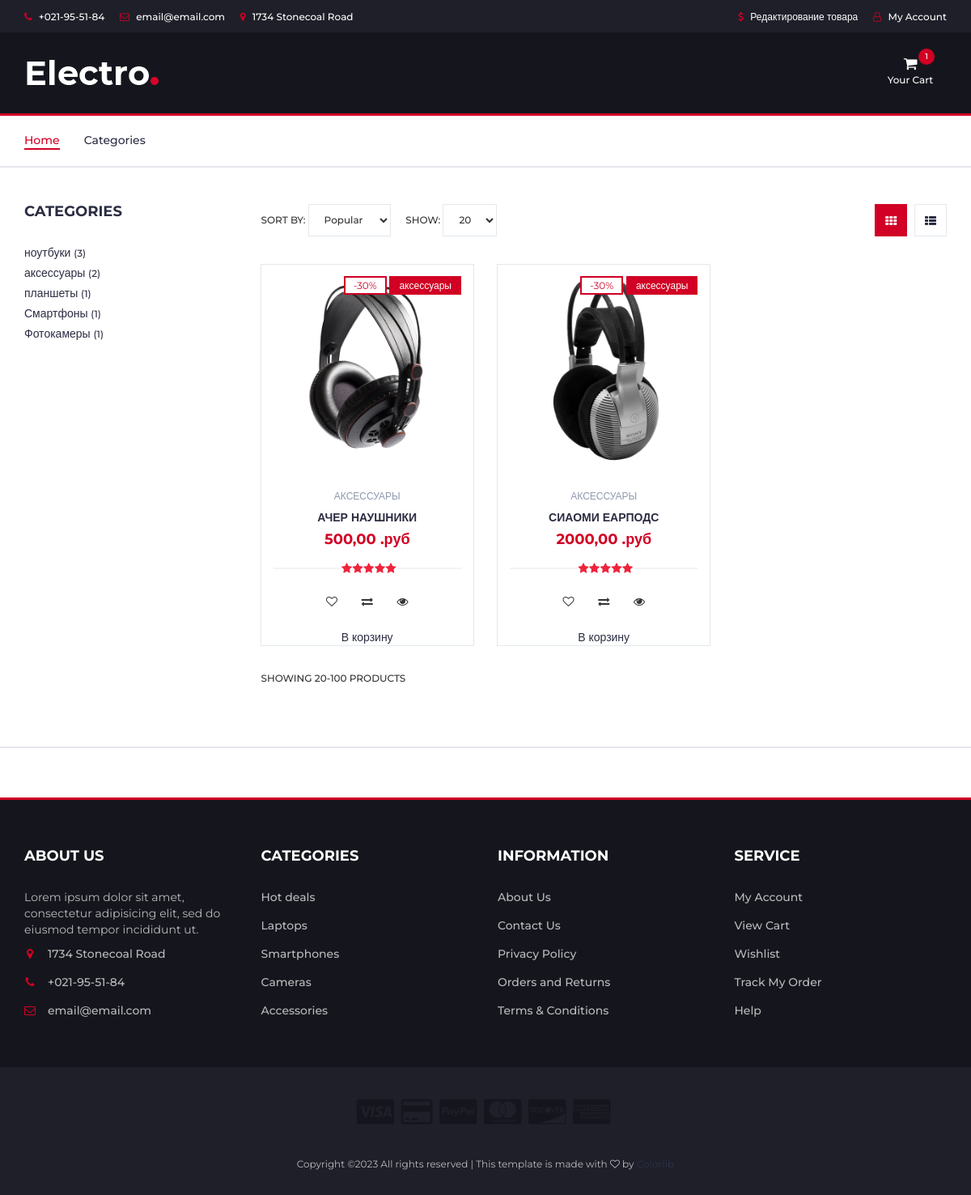
Page /products/categories/2/ (signed in) on the earlier database version.
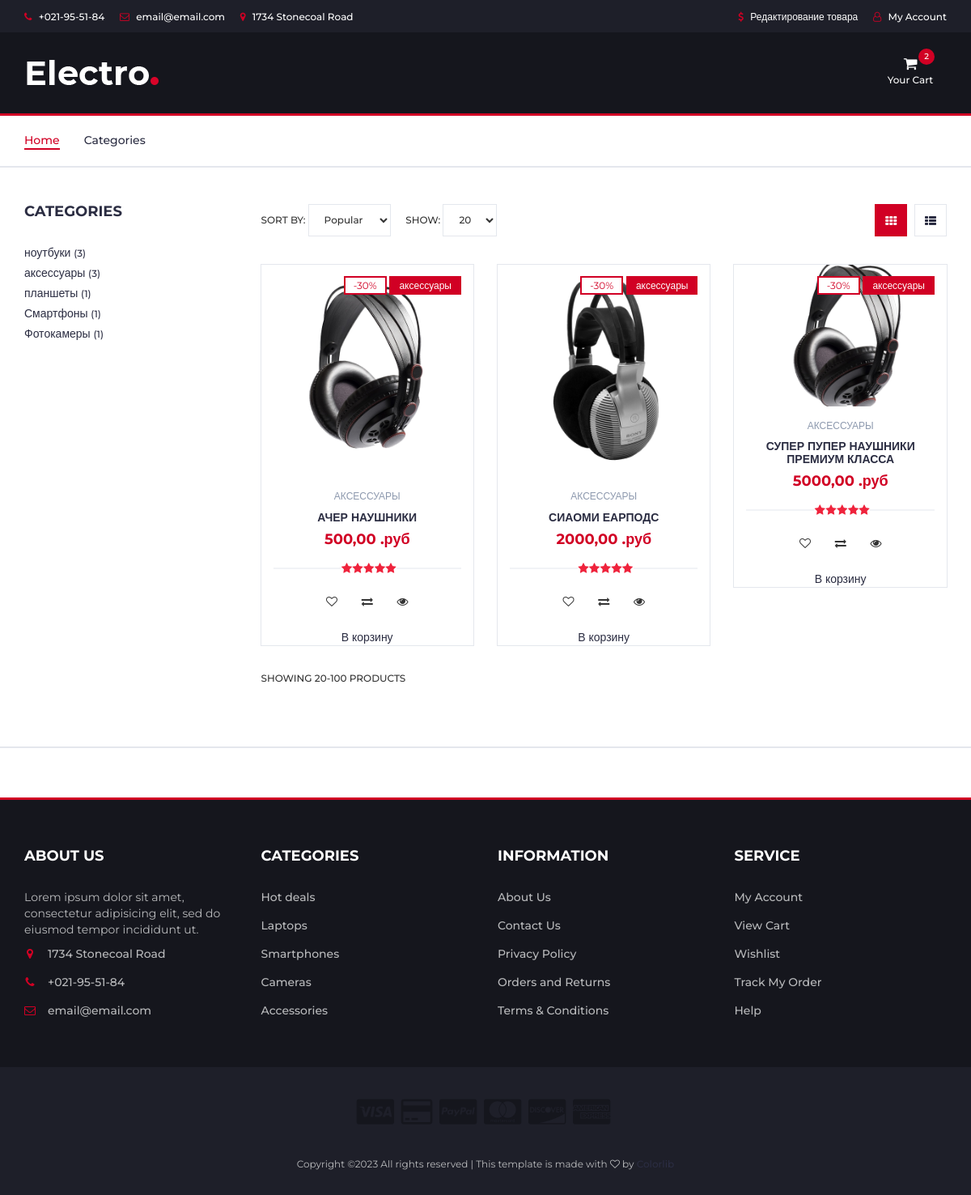
Same page on the later database version.
### products/models.py (models this page shows, shortened)
class Orders(models.Model):
    user = models.ForeignKey(to=Users, on_delete=models.CASCADE)
    products = models.ForeignKey(to=Product, on_delete=models.CASCADE)
    quantity = models.PositiveIntegerField(default=0)
    create_at = models.DateTimeField(auto_now_add=True)
    objects = BasketQuerySet.as_manager()
    def sum(self):
        return self.quantity * self.products.price

class Category(models.Model):
    name = models.CharField(max_length=125, unique=True)
    description = models.TextField(null=True, blank=True)
    class Meta:
        verbose_name = 'category'
        verbose_name_plural = 'categories'
    def __str__(self):
        return self.name

class Product(models.Model):
    name = models.CharField(max_length=125)
    description = models.TextField()
    price = models.DecimalField(max_digits=8, decimal_places=2)
    quantity = models.PositiveIntegerField(default=0)
    category = models.ForeignKey('Category', null=True, blank=True, on_delete=models.SET_NULL)
    creat_at = models.DateTimeField(auto_now_add=True)
    image = models.ImageField(upload_to='products', blank=True, null=True)
    is_published = models.BooleanField(default=True)
    class Meta:
        verbose_name = 'product'
        verbose_name_plural = 'products'

### products/views.py (the view)
# urls.py: path('', ProductsListView.as_view(), name='index'),
class ProductsListView(CommonMixim, ListView):
    model = Product
    template_name = 'products/store.html'
    title = 'Stores - Каталог'
    paginate_by = 3
    def get_queryset(self):
        queryset = super(ProductsListView, self).get_queryset()
        category_id = self.kwargs.get('category_id')
        return queryset.filter(category__id=category_id) if category_id else queryset
    def get_context_data(self, *, object_list=None, **kwargs):
        context = super(ProductsListView, self).get_context_data()
        context['categories'] = Category.objects.all()
        if self.request.user.is_authenticated:
            context['order'] = Orders.objects.filter(user=self.request.user)
        else:
            context['order'] = Orders.objects.all()
        return context

### common/views.py (called while the page is built)
    def get_context_data(self, **kwargs):
        context = super().get_context_data(**kwargs)
        context['title'] = self.title
        return context

### products/models.py (called while the page is built)
    def total_sum(self):
        return sum(basket.sum() for basket in self)

    def total_quantity(selfs):
        return sum(basket.quantity for basket in selfs)

### products/templates/products/store.html (shortened to what this page needs)
{% extends "products/base.html" %}
{% block content %}
		<div class="section">
			<div class="container">
				<div class="row">
					<div id="aside" class="col-md-3">
						<div class="aside">
							<h3 class="aside-title">Categories</h3>
                            {% for category in categories %}
                                <div class="input-point">
                                    <label for="{{ category.id }}">
                                        <a href="{% url 'products:categories' category_id=category.id|urlencode %}">
                                            {{ category.name }}
                                            <small>({{ category.product_set.count }})</small>
                                        </a>
                                    </label>
                                </div>
                            {% endfor %}
						</div>
					</div>
					<div id="store" class="col-md-9">
						<div class="store-filter clearfix">
							<div class="store-sort">
								<label>
									Sort By:
									<select class="input-select">
										<option value="0">Popular</option>
									</select>
								</label>
								<label>
									Show:
									<select class="input-select">
										<option value="0">20</option>
									</select>
								</label>
							</div>
							<ul class="store-grid">
								<li class="active"><i class="fa fa-th"></i></li>
								<li><a href="#"><i class="fa fa-th-list"></i></a></li>
							</ul>
						</div>
						<div class="row">
                            {% for product in object_list %}
                                {%  if product.is_published %}
                                    <div class="col-md-4 col-xs-6">
                                        <div class="product">
                                            <div class="product-img">
                                                <img src="{{ product.image.url }}" alt="">
                                                <div class="product-label">
                                                    <span class="sale">-30%</span>
                                                    <span class="new">{{ product.category }}</span>
                                                </div>
                                            </div>
                                            <div class="product-body">
                                                <p class="product-category">{% if product.category %}{{ product.category }}{% else %}Uncategorized{% endif %}</p>
                                                <h3 class="product-name"><a href="{% url 'products:detailed' product.id %}">{{ product.name }}</a></h3>
                                                <h4 class="product-price">{{ product.price }} .руб</h4>
                                                <div class="product-rating">
                                                    <i class="fa fa-star"></i>
                                                    <i class="fa fa-star"></i>
                                                    <i class="fa fa-star"></i>
                                                    <i class="fa fa-star"></i>
                                                    <i class="fa fa-star"></i>
                                                </div>
                                                <div class="product-btns">
                                                    <button class="add-to-wishlist"><i class="fa fa-heart-o"></i><span class="tooltipp">add to wishlist</span></button>
                                                    <button class="add-to-compare"><i class="fa fa-exchange"></i><span class="tooltipp">add to compare</span></button>
                                                    <button class="quick-view"><i class="fa fa-eye"></i><span class="tooltipp">quick view</span></button>
                                                </div>
                                            </div>
                                        {%  if user.is_authenticated %}
                                            <div class="card-footer text-center">
                                                <a href="{%  url 'products:basket_add' product.id %}" class="btn-outline-success">В корзину</a>
                                            </div>
                                        {% endif %}
                                        </div>
                                    </div>
                                {% endif %}
                            {% endfor %}
						</div>
						<div class="store-filter clearfix">
							<span class="store-qty">Showing 20-100 products</span>
						</div>
					</div>
				</div>
			</div>
		</div>
{% endblock %}

### products/templates/products/base.html (shortened to what this page needs)
{%  load static %}
<!DOCTYPE html>
<html lang="en">
	<head>
		<link type="text/css" rel="stylesheet" href="{% static 'css/bootstrap.min.css' %}"/>
		<link type="text/css" rel="stylesheet" href="{% static 'css/slick.css' %}"/>
		<link type="text/css" rel="stylesheet" href="{% static 'css/slick-theme.css' %}"/>
		<link type="text/css" rel="stylesheet" href="{% static 'css/nouislider.min.css' %}"/>
		<link rel="stylesheet" href="{% static 'css/font-awesome.min.css' %}">
		<link type="text/css" rel="stylesheet" href="{% static 'css/style.css' %}"/>
    </head>
	<body>
		<header>
			<div id="top-header">
				<div class="container">
					<ul class="header-links pull-left">
						<li><a href="#"><i class="fa fa-phone"></i> +021-95-51-84</a></li>
						<li><a href="#"><i class="fa fa-envelope-o"></i> email@email.com</a></li>
						<li><a href="#"><i class="fa fa-map-marker"></i> 1734 Stonecoal Road</a></li>
					</ul>
					<ul class="header-links pull-right">
                        {% if user.is_superuser or user.is_staff %}
						    <li><a href="{% url 'products:edit' %}"><i class="fa fa-dollar"></i> Редактирование товара</a></li>
                        {% endif %}
                        {% if user.is_authenticated %}
                            {% if user.is_superuser or user.is_staff %}
                                <li><a href="{% url 'admin:index' %}"><i class="fa fa-user-o"></i> My Account</a></li>
                            {% else %}
                                <li><a href="{% url 'users:profile' %}"><i class="fa fa-user-o"></i> My Account</a></li>
                            {% endif %}
                        {% else %}
                            <li><a href="{% url 'users:login' %}"><i class="fa fa-user-o"></i> My Account</a></li>
                        {% endif %}
					</ul>
				</div>
			</div>
			<div id="header">
				<div class="container">
					<div class="row">
						<div class="col-md-3">
							<div class="header-logo">
								<a href="{% url 'index' %}" class="logo">
									<img src="{% static 'img/logo.png' %}" alt="">
								</a>
							</div>
						</div>
						<div class="col-md-3 clearfix">
							<div class="header-ctn">
                            {%  if not title == 'Профиль' and not title == 'Stores' and title != 'Редактирование товара' %}
                            {% if user.is_authenticated %}
								<div class="dropdown">
									<a class="dropdown-toggle" data-toggle="dropdown" aria-expanded="true">
										<i class="fa fa-shopping-cart"></i>
										<span>Your Cart</span>
										<div class="qty">{{ order.total_quantity }}</div>
									</a>
								</div>
                            {% endif %}
                            {% endif %}
							</div>
						</div>
					</div>
				</div>
			</div>
		</header>
		<nav id="navigation">
			<div class="container">
				<div id="responsive-nav">
					<ul class="main-nav nav navbar-nav">
						<li class="active"><a href="{% url 'index' %}">Home</a></li>
						<li><a href="{% url 'products:index' %}">Categories</a></li>
					</ul>
				</div>
			</div>
		</nav>
{%  block content %}
{% endblock %}
		<div id="newsletter" class="section">
			<div class="container">
				<div class="row">
					<div class="col-md-12">
					</div>
				</div>
			</div>
		</div>
		<footer id="footer">
			<div class="section">
				<div class="container">
					<div class="row">
						<div class="col-md-3 col-xs-6">
							<div class="footer">
								<h3 class="footer-title">About Us</h3>
								<p>Lorem ipsum dolor sit amet, consectetur adipisicing elit, sed do eiusmod tempor incididunt ut.</p>
								<ul class="footer-links">
									<li><a href="#"><i class="fa fa-map-marker"></i>1734 Stonecoal Road</a></li>
									<li><a href="#"><i class="fa fa-phone"></i>+021-95-51-84</a></li>
									<li><a href="#"><i class="fa fa-envelope-o"></i>email@email.com</a></li>
								</ul>
							</div>
						</div>
						<div class="col-md-3 col-xs-6">
							<div class="footer">
								<h3 class="footer-title">Categories</h3>
								<ul class="footer-links">
									<li><a href="#">Hot deals</a></li>
									<li><a href="#">Laptops</a></li>
									<li><a href="#">Smartphones</a></li>
									<li><a href="#">Cameras</a></li>
									<li><a href="#">Accessories</a></li>
								</ul>
							</div>
						</div>
						<div class="col-md-3 col-xs-6">
							<div class="footer">
								<h3 class="footer-title">Information</h3>
								<ul class="footer-links">
									<li><a href="#">About Us</a></li>
									<li><a href="#">Contact Us</a></li>
									<li><a href="#">Privacy Policy</a></li>
									<li><a href="#">Orders and Returns</a></li>
									<li><a href="#">Terms & Conditions</a></li>
								</ul>
							</div>
						</div>
						<div class="col-md-3 col-xs-6">
							<div class="footer">
								<h3 class="footer-title">Service</h3>
								<ul class="footer-links">
									<li><a href="#">My Account</a></li>
									<li><a href="#">View Cart</a></li>
									<li><a href="#">Wishlist</a></li>
									<li><a href="#">Track My Order</a></li>
									<li><a href="#">Help</a></li>
								</ul>
							</div>
						</div>
					</div>
				</div>
			</div>
			<div id="bottom-footer" class="section">
				<div class="container">
					<div class="row">
						<div class="col-md-12 text-center">
							<ul class="footer-payments">
								<li><a href="#"><i class="fa fa-cc-visa"></i></a></li>
								<li><a href="#"><i class="fa fa-credit-card"></i></a></li>
								<li><a href="#"><i class="fa fa-cc-paypal"></i></a></li>
								<li><a href="#"><i class="fa fa-cc-mastercard"></i></a></li>
								<li><a href="#"><i class="fa fa-cc-discover"></i></a></li>
								<li><a href="#"><i class="fa fa-cc-amex"></i></a></li>
							</ul>
							<span class="copyright">
								Copyright &copy;<script>document.write(new Date().getFullYear());</script> All rights reserved | This template is made with <i class="fa fa-heart-o" aria-hidden="true"></i> by <a href="https://colorlib.com" target="_blank">Colorlib</a>
							</span>
						</div>
					</div>
				</div>
			</div>
		</footer>
	</body>
</html>

Differences in the rows shown:
computed for Orders: total_quantity "1" → "2"
computed for Category "аксессуары": product_set.count "2" → "3"
added Product: image (picture), category "аксессуары", category "АКСЕССУАРЫ", name "СУПЕР ПУПЕР НАУШНИКИ ПРЕМИУМ КЛАССА", price "5000,00"
